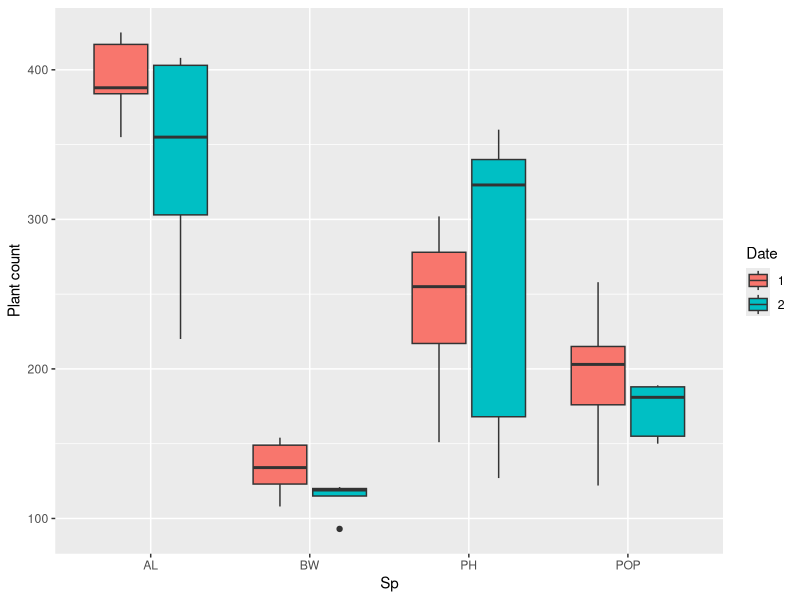
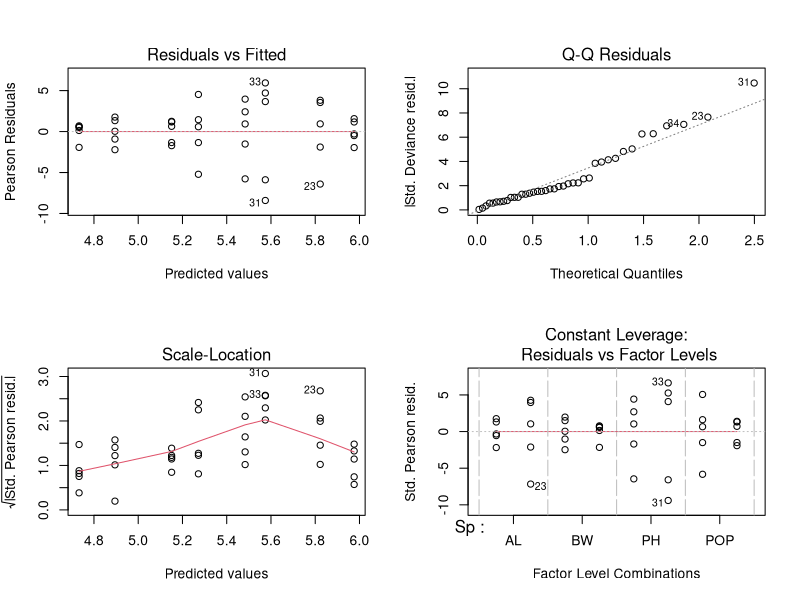
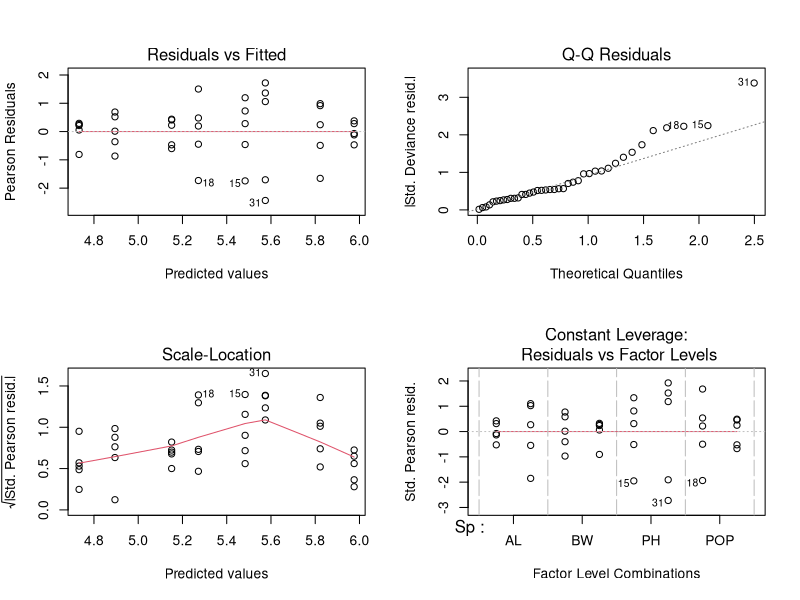
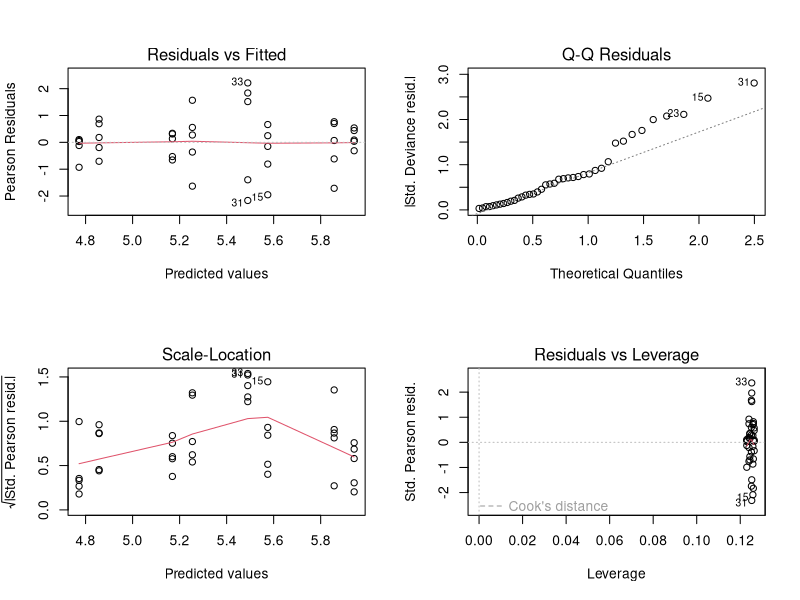
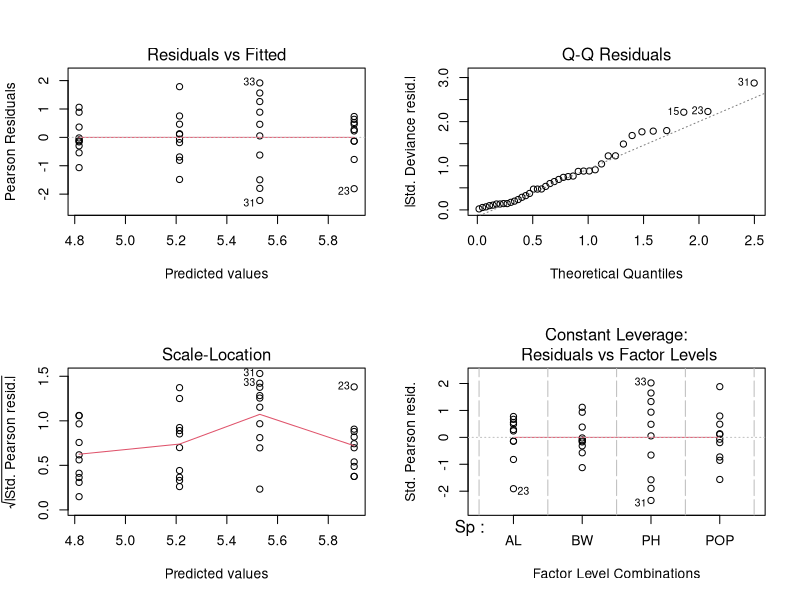
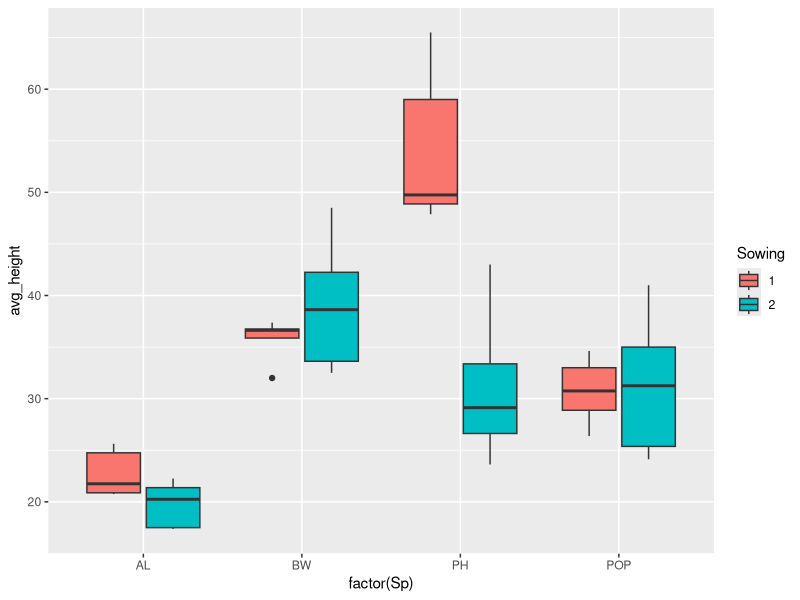
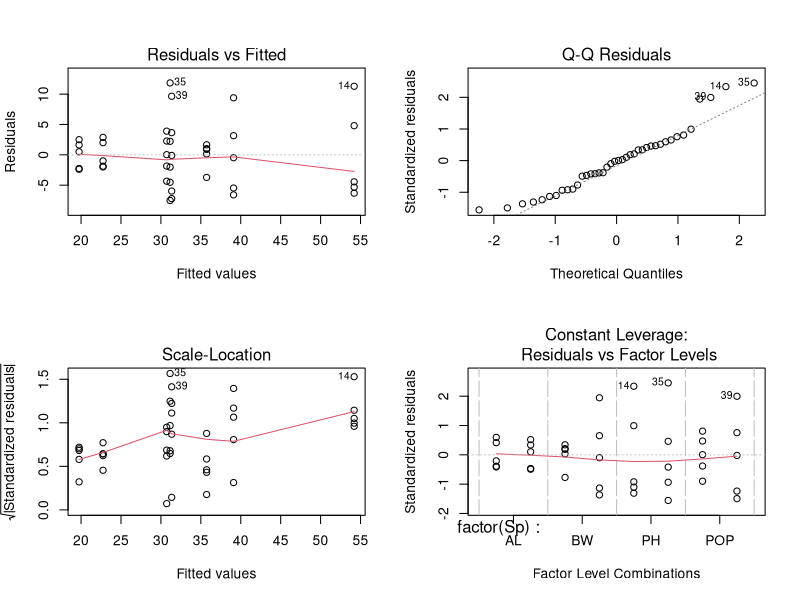
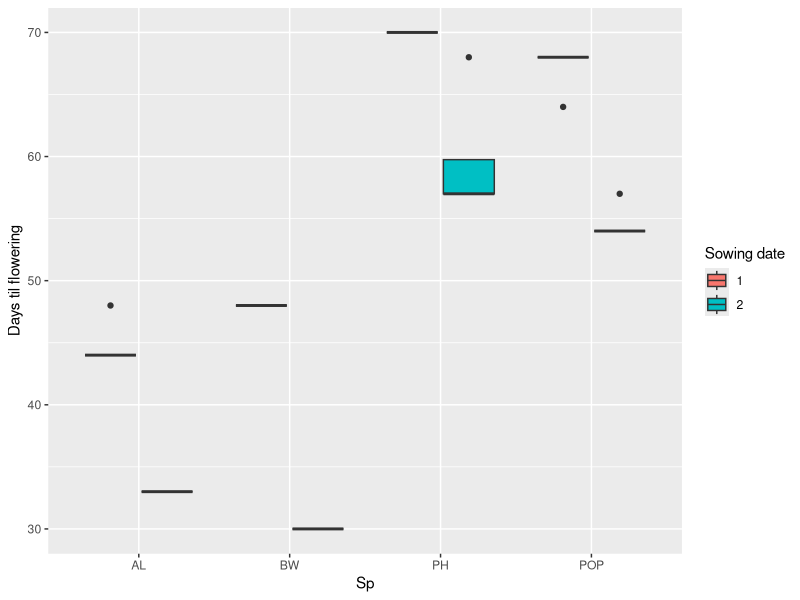

Source code (R) for these figures, in order:
## ---- chunk 1
library(tidyverse)
library(MASS)
library(readxl)
library(emmeans)
library(AER)
## ---- chunk 2
sheet_names <- excel_sheets("flowering trial - Stats data.xlsx")

list_of_sheets <- lapply(sheet_names, function(x) read_excel("flowering trial - Stats data.xlsx", sheet = x))

names(list_of_sheets) <- sheet_names

## ---- chunk 3
germination <- list_of_sheets$Germination %>% 
  slice(-1)
colnames(germination) <- germination[1, ]
germination <- germination[-1, ]

height <- list_of_sheets$Height %>%
  slice(-1)
colnames(height) <- height[1, ]
height <- height[-1, ]

flowering <- list_of_sheets$Flowering %>%
  slice(-2)
colnames(flowering) <- flowering[2, ]
flowering <- flowering[-2, ]
flowering <- flowering[-1, ]
## ---- chunk 4
germination$`Plant count` <- as.numeric(germination$`Plant count`)
germination$Sp <- as.factor(germination$Sp)
mean(germination$`Plant count`)
var(germination$`Plant count`)
## ---- chunk 5
ggplot(data = germination, aes(x = Sp, y = `Plant count`, fill = Date)) +
  geom_boxplot()
## ---- chunk 6
par(mfrow = c(2,2))
germination$`Plant count` <- as.numeric(germination$`Plant count`)
poisson <- glm(germination$`Plant count` ~ Sp * Date, 
                   data = germination, 
                   family = "poisson")
plot(poisson)

dispersiontest(poisson)
## ---- chunk 7
par(mfrow = c(2,2))
nb_model <- glm.nb(germination$`Plant count` ~ Sp * Date, data = germination)
summary(nb_model)
plot(nb_model)
## ---- chunk 8
par(mfrow = c(2,2))
nb_model_reduced <- glm.nb(germination$`Plant count` ~ Sp + Date, data = germination)
summary(nb_model_reduced)
plot(nb_model_reduced)
## ---- chunk 9
anova(nb_model, nb_model_reduced, test = "Chisq")
## ---- chunk 10
par(mfrow = c(2,2))
nb_model_final <- glm.nb(`Plant count` ~ Sp, data = germination)
summary(nb_model_final)
plot(nb_model_final)
## ---- chunk 11
anova(nb_model_reduced, nb_model_final, test = "Chisq")
## ---- chunk 12
emmeans(nb_model_final, pairwise ~ Sp, adjust = "tukey")
## ---- chunk 13
height$`1` <- as.numeric(height$`1`)
height <- height %>% 
  mutate(avg_height = rowMeans(across(4:11), na.rm = TRUE))

ggplot(height, aes(x = factor(Sp), avg_height, fill = Sowing)) +
  geom_boxplot()
## ---- chunk 14
par(mfrow = c(2,2))

lr_model <- lm(avg_height ~ factor(Sp) * Sowing, data = height)
summary(lr_model)
anova(lr_model)
plot(lr_model)
## ---- chunk 15
tukey1 <- TukeyHSD(aov(avg_height ~ factor(Sp) * Sowing, data = height))
tukey1
## ---- chunk 16
interaction_results1 <- as.data.frame(tukey1$`factor(Sp):Sowing`)
interaction_results1$comparison1 <- rownames(interaction_results1)

sig_interactions1 <- interaction_results1[interaction_results1$`p adj` < 0.05, ]

sig_interactions1 %>%
  dplyr::select(diff, `p adj`) %>%
  arrange(desc(abs(diff)))

height %>%
  group_by(Sp, Sowing) %>%
  mutate(mean = mean(avg_height)) %>%
  arrange(desc(mean)) %>%
  dplyr::select(Sowing, Sp, mean)
## ---- chunk 17
emm_height_sp <- emmeans(lr_model, ~ Sp | Sowing)
pairs(emm_height_sp, adjust = "tukey")

emm_height_sow <- emmeans(lr_model, ~ Sowing | Sp)
pairs(emm_height_sow, adjust = "tukey") 
## ---- chunk 18
names(flowering) <- make.unique(names(flowering))
flowering$Sp <- as.factor(flowering$Sp)
flowering$`Sowing date` <- as.factor(flowering$`Sowing date`)
flowering$`Days til flowering` <- as.numeric(flowering$`Days til flowering`)
flowering$`Length of flowering` <- as.numeric(flowering$`Length of flowering`)
ggplot(data = flowering, aes(x = Sp, y = `Days til flowering`, fill = `Sowing date`)) +
  geom_boxplot()
## ---- chunk 19
par(mfrow = c(2,2))
days_flower <- lm(`Days til flowering` ~ Sp * `Sowing date`, data = flowering)
summary(days_flower)
anova(days_flower)
plot(days_flower)
## ---- chunk 20
tukey2 <- TukeyHSD(aov(`Days til flowering` ~ factor(Sp) * factor(`Sowing date`),
                            data = flowering))
tukey2
## ---- chunk 21
interaction_results2 <- as.data.frame(tukey2[[3]])
interaction_results2$comparison2 <- rownames(interaction_results2)

sig_interactions2 <- interaction_results2[interaction_results2$`p adj` < 0.05, ]

sig_interactions2 %>%
  dplyr::select(diff, `p adj`) %>%
  arrange(desc(abs(diff)))

flowering %>%
  group_by(Sp, `Sowing date`) %>%
  mutate(mean = mean(`Days til flowering`)) %>%
  arrange(desc(mean)) %>%
  dplyr::select(`Sowing date`, Sp, mean)
## ---- chunk 22
emm_days_sp <- emmeans(days_flower, ~ Sp | `Sowing date`)
pairs(emm_days_sp, adjust = "tukey")

emm_days_sow <- emmeans(days_flower, ~ `Sowing date` | Sp)
pairs(emm_days_sow, adjust = "tukey")
## ---- chunk 23
ggplot(data = flowering, aes(x = Sp, y = `Length of flowering`, fill = `Sowing date`)) +
  geom_boxplot()
## ---- chunk 24
par(mfrow = c(2,2))
flowering <- flowering[-16, ]
length_flower <- lm(`Length of flowering` ~ Sp * `Sowing date`, data = flowering)
summary(length_flower)
anova(length_flower)
plot(length_flower)
## ---- chunk 25
tukey3 <- TukeyHSD(aov(`Length of flowering` ~ factor(Sp) * factor(`Sowing date`), data = flowering))
tukey3
## ---- chunk 26
interaction_results3 <- as.data.frame(tukey3[[3]])
interaction_results3$comparison3 <- rownames(interaction_results3)

sig_interactions3 <- interaction_results3[interaction_results3$`p adj` < 0.05, ]

sig_interactions3 %>%
  dplyr::select(diff, `p adj`) %>%
  arrange(desc(abs(diff)))

flowering %>%
  group_by(Sp, `Sowing date`) %>%
  mutate(mean = mean(`Length of flowering`)) %>%
  arrange(desc(mean)) %>%
  dplyr::select(`Sowing date`, Sp, mean)
## ---- chunk 27
emm_length_sp <- emmeans(length_flower, ~ Sp | `Sowing date`)
pairs(emm_length_sp, adjust = "tukey")

emm_length_sow <- emmeans(length_flower, ~ `Sowing date` | Sp)
pairs(emm_length_sow, adjust = "tukey")
